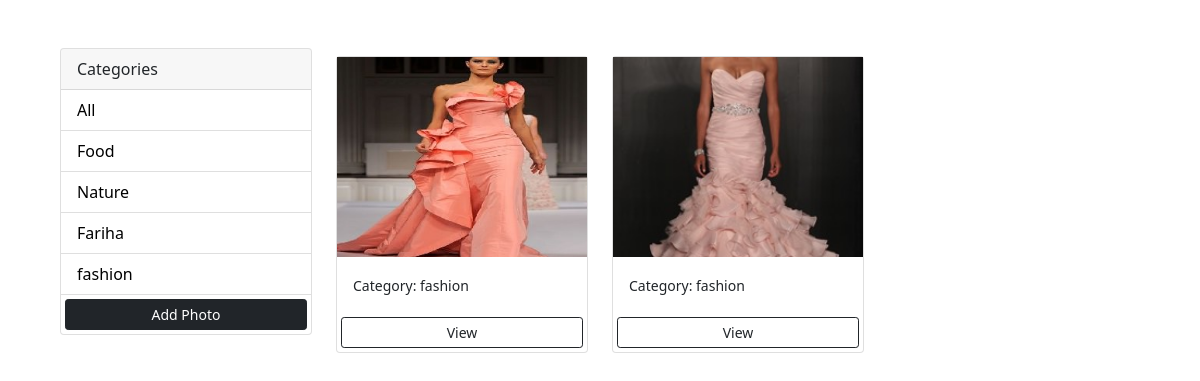
/?category=fashion, run on the app's committed database.
### myphotos/models.py (models this page shows, shortened)
class Category(models.Model):
    name = models.CharField(max_length=100, null=False, blank=False)

class Photo(models.Model):
    category = models.ForeignKey(
        Category, on_delete=models.SET_NULL, null=True, blank=True)
    image = models.ImageField(null=False, blank=False)
    description = models.TextField()

### myphotos/views.py (the view)
# urls.py: path('', views.index, name='index'),
def index(request):
    category = request.GET.get('category')
    if category == None:
        photos = Photo.objects.all()
    else:
        photos = Photo.objects.filter(category__name=category)
    categories = Category.objects.all()
    context = {'categories': categories, 'photos': photos}
    return render(request, 'myphotos/index.html', context)

### myphotos/templates/myphotos/index.html (shortened to what this page needs)
<!DOCTYPE html>
<html lang="en">
<head>
    <link href="https://cdn.jsdelivr.net/npm/bootstrap@5.0.0-beta1/dist/css/bootstrap.min.css" rel="stylesheet"
>
</head>
<body class="m-5">
    <div class="container">
        <div class="row">
            <div class="col-md-3">
                <div class="card">
                    <div class="card-header">
                        Categories
                    </div>
                    <ul class="list-group list-group-flush">
                        <li class="list-group-item">
                            <a href="{% url 'index' %}">All</a>
                        </li>
                        {% for category in categories %}
                        <li class=" list-group-item">
                            <a href="{% url 'index' %}?category={{category.name}}">
                                {{category.name}}
                            </a>
                        </li>
                       {% endfor %}
                        <a href="{% url 'addphoto' %}" class="btn btn-dark btn-block btn-sm m-1">Add Photo</a>
                    </ul>
                </div>
            </div>
            <div class="col-md-9">
                <div class="row">
                    {% for photo in photos %}
                    <div class="col-md-4">
                        <div class="card my-2">
                            <img class="image-thumbail" src="{{photo.image.url}}">
                            <div class="card-body">
                                <small>Category: {{photo.category.name}}</small>
                            </div>
                            <a href="{% url 'photo' photo.id %}" class="btn btn-outline-dark btn-sm m-1">View</a>
                        </div>
                    </div>
                    {% empty %}
                    <h3>no photos</h3>
                    {% endfor %}
                </div>
            </div>
        </div>
    </div>
</body>
</html>

### myphotos/templates/myphotos/index.html (style rules this page uses)
.image-thumbail { height: 200px; object-fit: cover; }
.list-group-item a { text-decoration: none; color: black; }

### data on the page
Category: name "Food"
Category: name "Nature"
Category: name "Fariha"
Category: name "fashion"
Photo: image (picture), category.name "fashion"
Photo: image (picture), category.name "fashion"
